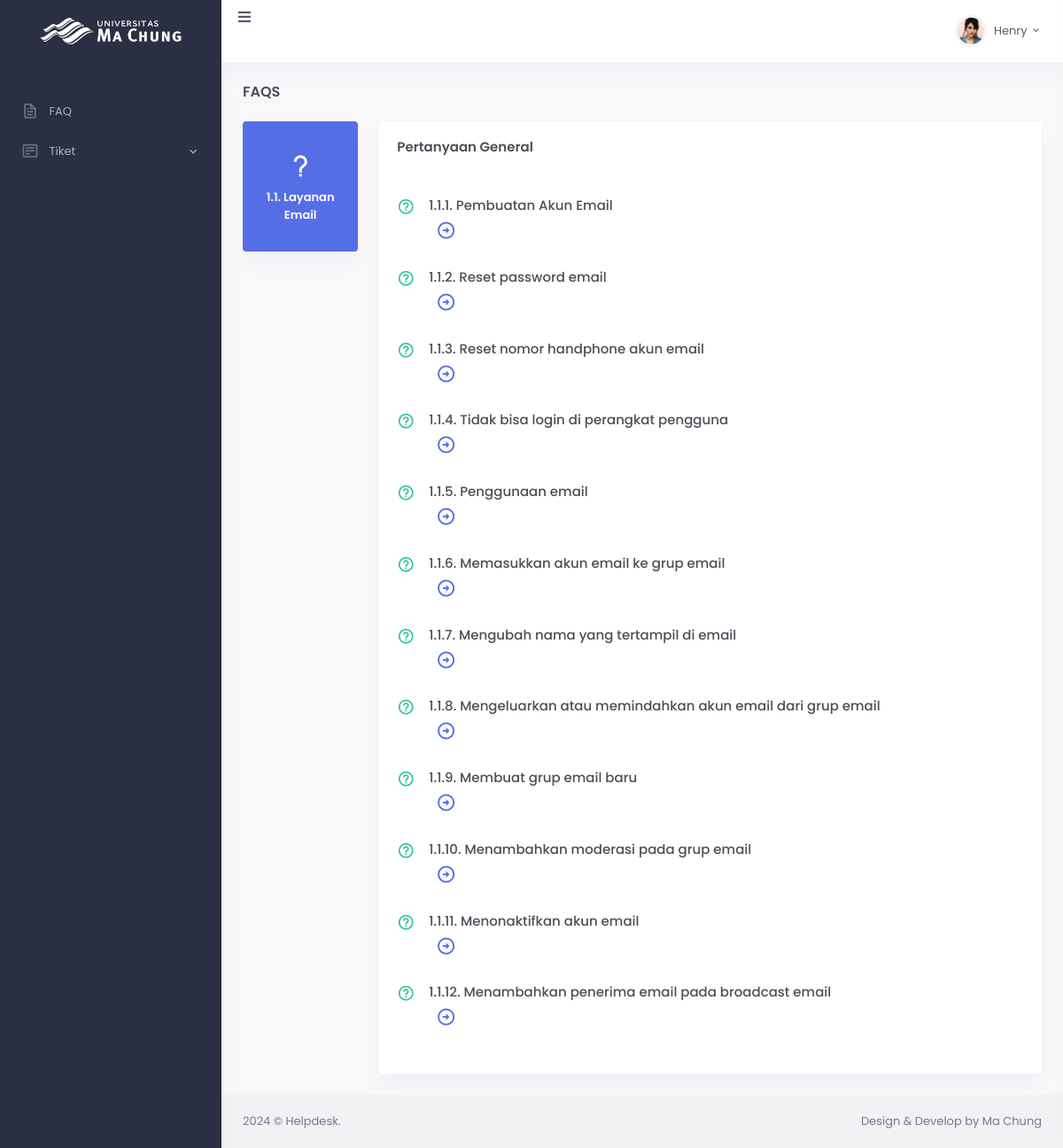
Screenshot of /sub-sub-kodefikasi.php?id_sub_kodefikasi_tiket=1 (signed in) with the database file from the repository.
### tables this page shows
CREATE TABLE `master_sub_kodefikasi_tiket` (
  `id_sub_kodefikasi_tiket` int(11) NOT NULL,
  `id_kodefikasi_tiket` int(11) NOT NULL,
  `nama_sub_kodefikasi_tiket` varchar(50) NOT NULL
);

CREATE TABLE `master_sub_sub_kodefikasi_tiket` (
  `id_sub_sub_kodefikasi_tiket` int(255) NOT NULL,
  `id_kodefikasi_tiket` int(255) NOT NULL,
  `id_sub_kodefikasi_tiket` int(255) NOT NULL,
  `nama_sub_sub_kodefikasi_tiket` varchar(255) NOT NULL,
  `deskripsi` varchar(255) NOT NULL
);

### sub-sub-kodefikasi.php (the view, shortened to what this page needs)
<?php
include "config.php";
$id_sub_kodefikasi_tiket = isset($_GET['id_sub_kodefikasi_tiket']) ? intval($_GET['id_sub_kodefikasi_tiket']) : 0;
if ($id_sub_kodefikasi_tiket > 0) {
  $stmt = $conn->prepare("
        SELECT master_sub_sub_kodefikasi_tiket.*, master_sub_kodefikasi_tiket.nama_sub_kodefikasi_tiket
        FROM master_sub_sub_kodefikasi_tiket
        JOIN master_sub_kodefikasi_tiket
            ON master_sub_kodefikasi_tiket.id_sub_kodefikasi_tiket = master_sub_sub_kodefikasi_tiket.id_sub_kodefikasi_tiket
        WHERE master_sub_sub_kodefikasi_tiket.id_sub_kodefikasi_tiket = ?
    ");
  $stmt->bind_param("i", $id_sub_kodefikasi_tiket);
  $stmt->execute();
  $result = $stmt->get_result();
} else {
  echo "Invalid ID.";
  exit;
}
?>
<!DOCTYPE html>
<html lang="en">
<head>
  <link href="assets/css/bootstrap.min.css" id="bootstrap-style" rel="stylesheet" type="text/css" />
  <link href="assets/css/icons.min.css" rel="stylesheet" type="text/css" />
  <link href="assets/css/app.min.css" id="app-style" rel="stylesheet" type="text/css" />
</head>
<body data-sidebar="dark">
  <div id="layout-wrapper">
    <?php include "header.php"; ?>
    <div class="main-content">
      <div class="page-content">
        <div class="container-fluid">
          <div class="row">
            <div class="col-12">
              <div class="page-title-box d-flex align-items-center justify-content-between">
                <h4 class="mb-0 font-size-18">FAQs</h4>
              </div>
            </div>
          </div>
          <div class="checkout-tabs">
            <div class="row">
              <?php
              if ($result->num_rows > 0) {
                $dt_judul = $result->fetch_assoc();
                ?>
                <div class="col-lg-2">
                  <div class="nav flex-column nav-pills" role="tablist" aria-orientation="vertical">
                    <a class="nav-link active" role="tab">
                      <i class="bx bx-question-mark d-block check-nav-icon mt-4 mb-2"></i>
                      <p class="fw-bold mb-4"><?= htmlspecialchars($dt_judul['nama_sub_kodefikasi_tiket']) ?></p>
                    </a>
                  </div>
                </div>
                <div class="col-lg-10">
                  <div class="card">
                    <div class="card-body">
                      <div class="tab-content">
                        <div class="tab-pane fade show active">
                          <h4 class="card-title mb-5">Pertanyaan General</h4>
                          <?php
                          $result->data_seek(0);
                          while ($dt_sub_sub_kategori = $result->fetch_assoc()) {
                            ?>
                            <div class="faq-box d-flex mb-4">
                              <div class="flex-shrink-0 me-3 faq-icon">
                                <i class="bx bx-help-circle font-size-20 text-success"></i>
                              </div>
                              <div class="flex-grow-1">
                                <h5 class="font-size-15">
                                  <?= htmlspecialchars($dt_sub_sub_kategori['nama_sub_sub_kodefikasi_tiket']) ?>
                                </h5>
                                <div class="d-flex align-items-center">
                                  <div class="event-up-icon">
                                    <a href="tiket.php"><i class="bx bx-right-arrow-circle h3 text-primary"></i></a>
                                  </div>
                                </div>
                              </div>
                            </div>
                            <?php
                          }
                          ?>
                        </div>
                      </div>
                    </div>
                  </div>
                </div>
                <?php
              } else {
                echo "<div class='col-12'><p>No records found.</p></div>";
              }
              ?>
            </div>
          </div>
        </div>
      </div>
      <footer class="footer">
        <div class="container-fluid">
          <div class="row">
            <div class="col-sm-6">
              <script>document.write(new Date().getFullYear())</script> © Helpdesk.
            </div>
            <div class="col-sm-6">
              <div class="text-sm-end d-none d-sm-block">
                Design & Develop by Ma Chung
              </div>
            </div>
          </div>
        </div>
      </footer>
    </div>
  </div>
</body>
</html>

### rows the page displays
master_sub_kodefikasi_tiket: nama_sub_kodefikasi_tiket "1.1. Layanan Email"
master_sub_sub_kodefikasi_tiket: nama_sub_sub_kodefikasi_tiket "1.1.1. Pembuatan Akun Email"
master_sub_sub_kodefikasi_tiket: nama_sub_sub_kodefikasi_tiket "1.1.2. Reset password email"
master_sub_sub_kodefikasi_tiket: nama_sub_sub_kodefikasi_tiket "1.1.3. Reset nomor handphone akun email"
master_sub_sub_kodefikasi_tiket: nama_sub_sub_kodefikasi_tiket "1.1.4. Tidak bisa login di perangkat pengguna"
master_sub_sub_kodefikasi_tiket: nama_sub_sub_kodefikasi_tiket "1.1.5. Penggunaan email"
master_sub_sub_kodefikasi_tiket: nama_sub_sub_kodefikasi_tiket "1.1.6. Memasukkan akun email ke grup email"
master_sub_sub_kodefikasi_tiket: nama_sub_sub_kodefikasi_tiket "1.1.7. Mengubah nama yang tertampil di email"
master_sub_sub_kodefikasi_tiket: nama_sub_sub_kodefikasi_tiket "1.1.8. Mengeluarkan atau memindahkan akun email dari grup email"
master_sub_sub_kodefikasi_tiket: nama_sub_sub_kodefikasi_tiket "1.1.9. Membuat grup email baru"
master_sub_sub_kodefikasi_tiket: nama_sub_sub_kodefikasi_tiket "1.1.10. Menambahkan moderasi pada grup email"
master_sub_sub_kodefikasi_tiket: nama_sub_sub_kodefikasi_tiket "1.1.11. Menonaktifkan akun email"
master_sub_sub_kodefikasi_tiket: nama_sub_sub_kodefikasi_tiket "1.1.12. Menambahkan penerima email pada broadcast email"
